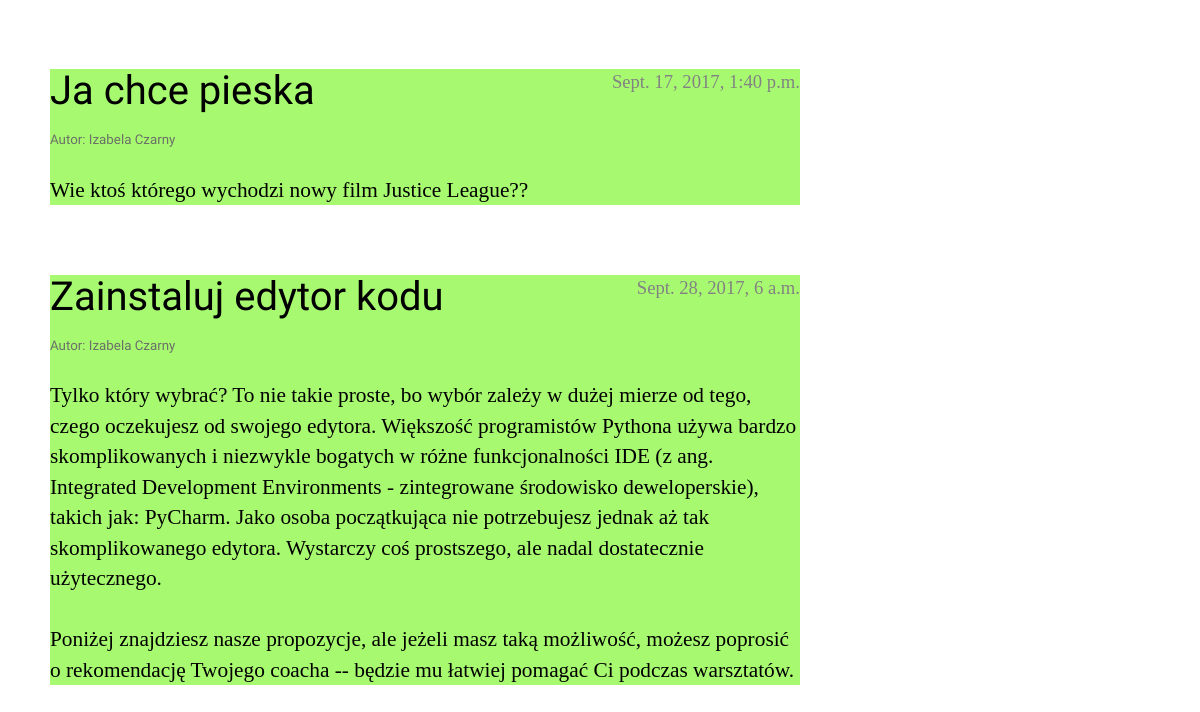
Before: / (lower part) with the older database file.
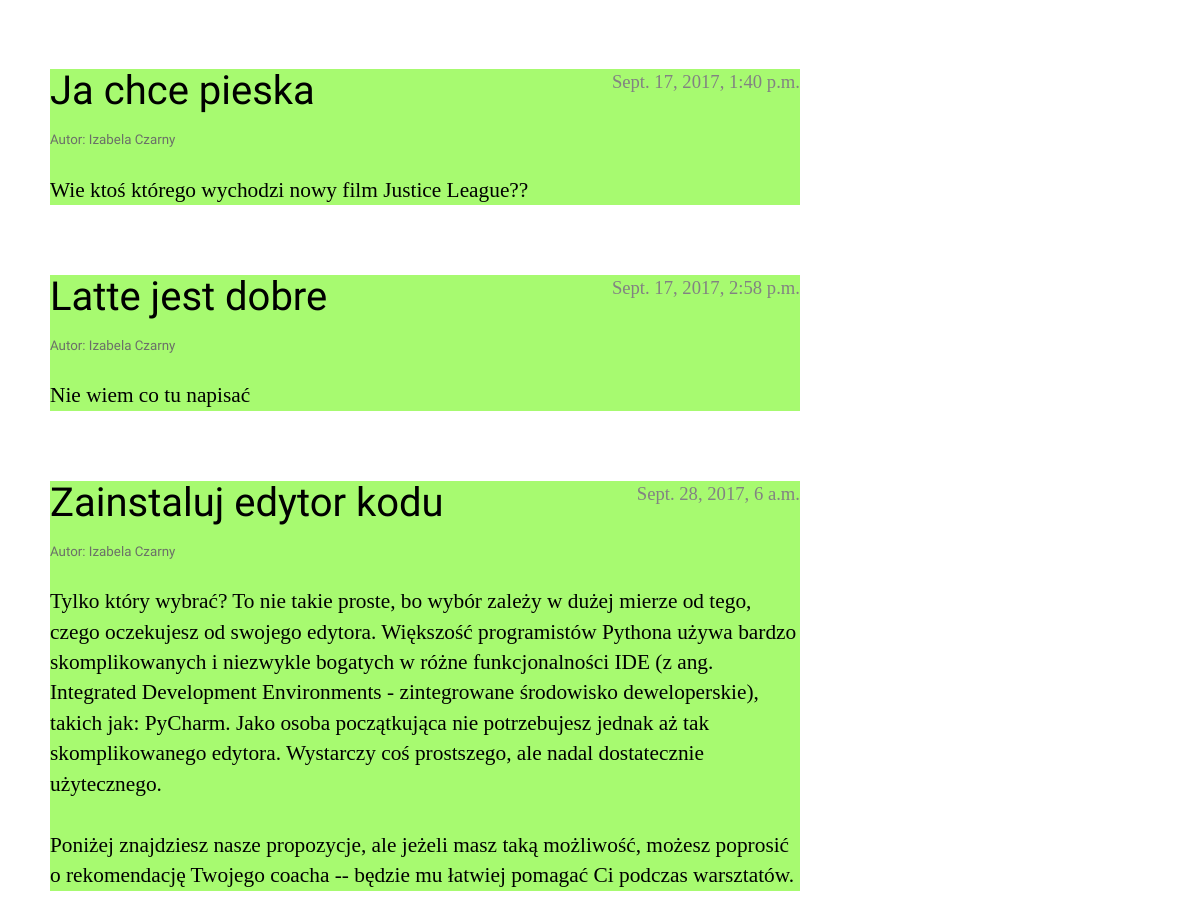
After: the same page with the newer database file.
### blog/models.py (models this page shows, shortened)
class Post(models.Model):
    author = models.ForeignKey('auth.User')
    title = models.CharField(max_length=200)
    text = models.TextField()
    created_date = models.DateTimeField(
            default=timezone.now)
    published_date = models.DateTimeField(
            blank=True, null=True)

### blog/views.py (the view)
# urls.py: url(r'^$', views.post_list, name='post_list'),
def post_list(request):
    posts = Post.objects.filter(published_date__lte=timezone.now()).order_by('published_date')
    return render(request, 'blog/post_list.html', {'posts': posts})

### blog/templates/blog/post_list.html
{% extends 'blog/base.html' %}
{% block content %}
    {% for post in posts %}
        <div class="post">
            <div class="date">
                {{ post.published_date }}
            </div>
            <h1><a href="{% url 'post_detail' pk=post.pk %}">{{ post.title }}</a></h1>
            <h2><p><html>Autor: Izabela Czarny</html><br /></p></h2>
            <p>{{ post.text|linebreaksbr }}</p>
        </div>
    {% endfor %}
{% endblock content %}

Changed rows visible on the page:
added Post: published_date "Sept. 17, 2017, 2:58 p.m.", title "Latte jest dobre", text "Nie wiem co tu napisać"
